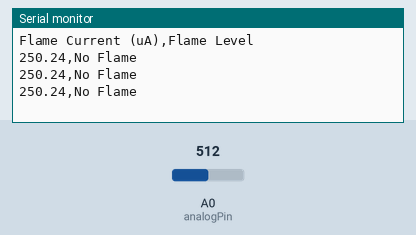
This sketch was run on a simulated Arduino Uno, built with avr-gcc and run on an emulated ATmega328P. On the bench: the last lines printed to the serial monitor. The inputs (shaded band) are chosen by the test bench; at power-on: A0 (analogPin) = 512.

Above: at 1.2 s.
1.3 s: A0 (analogPin) set to 108
At 1.86 s:
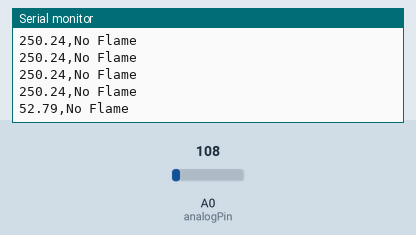
2.8 s: A0 (analogPin) set to 95
At 3.06 s:
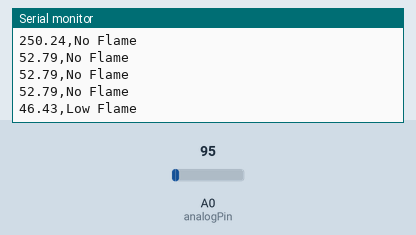
4.7 s: A0 (analogPin) set to 65
At 5.07 s:
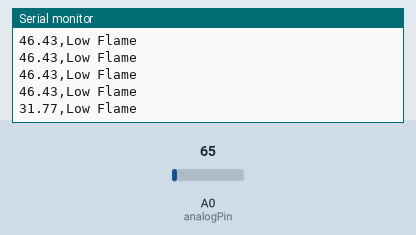
6.2 s: A0 (analogPin) set to 57
At 6.67 s:
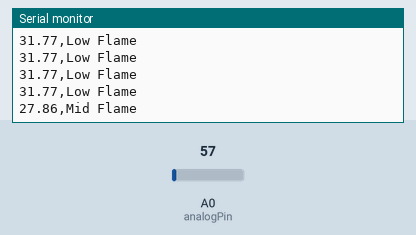
8.3 s: A0 (analogPin) set to 33
At 8.67 s:
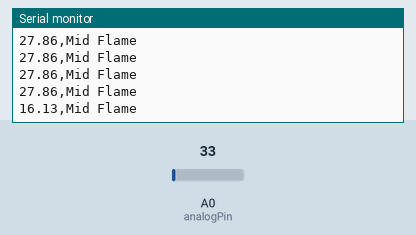
9.8 s: A0 (analogPin) set to 28
At 10.27 s:
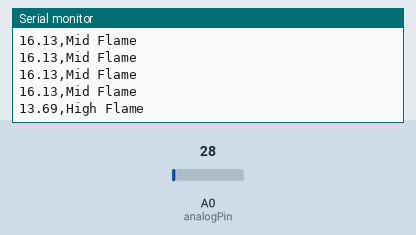

The sketch:

Flame_Sensor.ino
```cpp
// === Flame Sensor Arduino Code for Microampere Output ===
const int analogPin = A0;             // Flame sensor analog output pin
const float resistor = 10000.0;       // Resistor value in Ohms (10kΩ)
const float supplyVoltage = 5.0;      // Arduino supply voltage

float voltage = 0.0;
float currentMicroA = 0.0;
bool headerPrinted = false;

void setup() {
  Serial.begin(9600);  // Start serial communication at 9600 baud
}

void loop() {
  int sensorValue = analogRead(analogPin);  // Read analog pin (0–1023)

  // Convert analog reading to voltage
  voltage = sensorValue * (supplyVoltage / 1023.0);

  // Use Ohm's Law: I = V / R, convert to microamperes (µA)
  currentMicroA = (voltage / resistor) * 1e6;

  // Optional: classify flame level (not needed for ML model, but useful for logs)
  String flameLevel;
  if (currentMicroA <= 15.0) {
    flameLevel = "High Flame";
  } else if (currentMicroA <= 30.0) {
    flameLevel = "Mid Flame";
  } else if (currentMicroA <= 50.0) {
    flameLevel = "Low Flame";
  } else {
    flameLevel = "No Flame";
  }

  // Print header once
  if (!headerPrinted) {
    Serial.println("Flame Current (uA),Flame Level");
    headerPrinted = true;
  }

  // Print CSV line for Raspberry Pi
  Serial.print(currentMicroA, 2);  // Microampere value with 2 decimal places
  Serial.print(",");
  Serial.println(flameLevel);

  delay(400);  // Wait 400 ms before next reading
}
```

Measured:
- the behaviour switches between 103 and 102 on A0 (analogPin) (found by bisection; images 1 and 2)
- the behaviour switches between 62 and 61 on A0 (analogPin) (found by bisection; images 3 and 4)
- the behaviour switches between 31 and 30 on A0 (analogPin) (found by bisection; images 5 and 6)
- after the input at 1.3 s, the serial monitor: prints a new line after 0.30 s (image 1)
- after the input at 2.8 s, the serial monitor: prints a new line at once (image 2)
- after the input at 4.7 s, the serial monitor: prints a new line after 0.11 s (image 3)
- after the input at 6.2 s, the serial monitor: prints a new line after 0.21 s (image 4)
- after the input at 8.3 s, the serial monitor: prints a new line after 0.12 s (image 5)
- after the input at 9.8 s, the serial monitor: prints a new line after 0.22 s (image 6)
